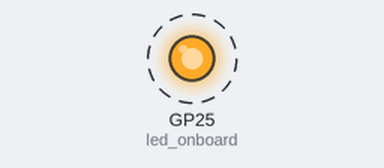
A program run on a simulated Raspberry Pi Pico running MicroPython. Parts: output pins drawn as LEDs (lit = HIGH). Dashed ring = blinking.

Above: at 0.2 s.
Timing chart, 0 to 3.5 s (numbered marks = the images above):
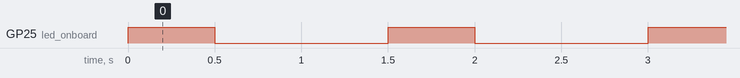

The program:

example_board_led.py
```python
from machine import Pin
from time import sleep

# Initialize Board LED
led_onboard = Pin("LED", Pin.OUT)

while True:
    # LED on
    led_onboard.on()
    sleep(0.5)
    # LED off
    led_onboard.off()
    # Take a break
    sleep(1)
```

Measured:
- by itself, GP25 (led_onboard): alternates HIGH for 0.50 s and LOW for 1.0 s
